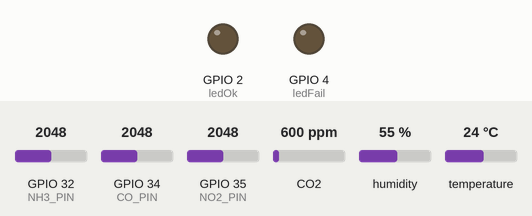
The sketch below on a simulated ESP32. Parts: output pins drawn as LEDs (lit = HIGH). Inputs (shaded band) come from the test bench; at power-on: GPIO 32 (NH3_PIN) = 2048, GPIO 34 (CO_PIN) = 2048, GPIO 35 (NO2_PIN) = 2048, CO2 600 ppm, humidity 55 %, temperature 24 °C. WiFi joins after 1.5 s; servers stay silent unless stated; uploads are accepted with an empty reply; the local clock reads 2024-03-15 10:24:30 at power-on unless the sketch sets it; what the sketch prints to the serial monitor is not drawn.

Above: at 12.6 s.
At 23.8 s:
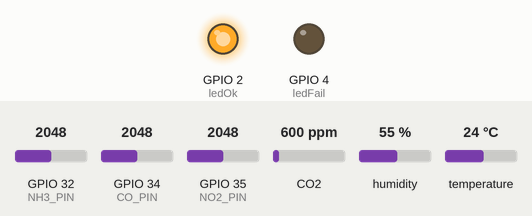
Timing chart, 0 to 41.6 s (numbered marks = the images above):
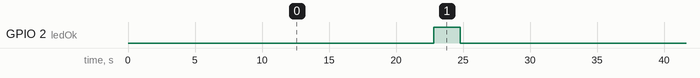

The sketch:

firmware-0.0.1.ino
```cpp
#include <Wire.h>
#include <SparkFun_SCD30_Arduino_Library.h>
#include <HardwareSerial.h>
#include <WiFi.h>
#include <HTTPClient.h>
#include <time.h>

// ===== Configuración WiFi =====
const char* ssid = "";
const char* password = "";

// ===== Configuración servidor =====
const char* serverUrl = "";

// ===== Configuración NTP para tiempo real =====
const char* ntpServers[] = {
  "time.nist.gov",
  "pool.ntp.org",
  "time.google.com",
  "1.pool.ntp.org"
};
const int numNtpServers = 4;
const long gmtOffset_sec = -5 * 3600;  // UTC-5 para Colombia
const int daylightOffset_sec = 0;      // Colombia no usa horario de verano

// ===== Pines LEDs =====
const int ledOk = 2;    // LED verde / OK
const int ledFail = 4;  // LED rojo / FAIL

// ===== PMS7003 =====
HardwareSerial pmsSerial(2);
#define PMS_RX 16
#define PMS_TX 17
uint8_t buf[32];

static inline uint16_t be16(const uint8_t *b, int i) {
  return (uint16_t)b[i] << 8 | b[i + 1];
}

// ===== SCD30 =====
SCD30 airSensor;

// ===== MICS6814 =====
#define CO_PIN 34   // Sensor CO
#define NO2_PIN 35  // Sensor NO2
#define NH3_PIN 32  // Sensor NH3

// ===== Variables de control de tiempo =====
unsigned long lastNtpSync = 0;
const unsigned long ntpSyncInterval = 3600000; // Sincronizar cada hora
unsigned long lastReadingTime = 0;
const unsigned long readingInterval = 10000;  // Lectura cada 10s
int readingCount = 0;

// ===== Arrays para almacenar lecturas (3 lecturas) =====
float readings_pm25[3] = {-1, -1, -1};
float readings_pm10[3] = {-1, -1, -1};
float readings_temperature[3] = {-1, -1, -1};
float readings_humidity[3] = {-1, -1, -1};
float readings_co2[3] = {-1, -1, -1};
float readings_co[3] = {-1, -1, -1};
float readings_no2[3] = {-1, -1, -1};
float readings_nh3[3] = {-1, -1, -1};

void setup() {
  Serial.begin(115200);
  delay(500);

  pinMode(ledOk, OUTPUT);
  pinMode(ledFail, OUTPUT);
  digitalWrite(ledOk, LOW);
  digitalWrite(ledFail, LOW);

  // Pines analógicos MICS6814
  pinMode(CO_PIN, INPUT);
  pinMode(NO2_PIN, INPUT);
  pinMode(NH3_PIN, INPUT);

  // Conexión WiFi
  connectWiFi();

  // Configurar tiempo NTP
  setupTime();

  // PMS7003
  Serial.println("[PMS7003] Iniciando UART2 a 9600...");
  pmsSerial.begin(9600, SERIAL_8N1, PMS_RX, PMS_TX);
  pmsSerial.setTimeout(50);

  // SCD30
  Wire.begin(); // SDA=21, SCL=22
  if (!airSensor.begin()) {
    Serial.println("[SCD30] Sensor no detectado. Verifica conexiones.");
    while (1) {
      digitalWrite(ledFail, HIGH);
      delay(500);
      digitalWrite(ledFail, LOW);
      delay(500);
    }
  }
  Serial.println("[SCD30] Iniciado correctamente.");

  Serial.println("\n[SISTEMA] Iniciando ciclo de lecturas...");
  Serial.println("[SISTEMA] 3 lecturas cada 10s, envío cada 30s");
}

void connectWiFi() {
  WiFi.begin(ssid, password);
  Serial.print("[WiFi] Conectando");

  int attempts = 0;
  while (WiFi.status() != WL_CONNECTED && attempts < 30) {
    delay(1000);
    Serial.print(".");
    attempts++;
  }

  if (WiFi.status() == WL_CONNECTED) {
    Serial.println("\n[WiFi] Conectado exitosamente.");
    Serial.print("[WiFi] IP: ");
    Serial.println(WiFi.localIP());
  } else {
    Serial.println("\n[WiFi] ERROR: No se pudo conectar.");
  }
}

void setupTime() {
  Serial.println("[NTP] Configurando tiempo...");

  bool timeConfigured = false;

  for (int serverIndex = 0; serverIndex < numNtpServers && !timeConfigured; serverIndex++) {
    Serial.printf("[NTP] Intentando servidor: %s\n", ntpServers[serverIndex]);

    configTime(gmtOffset_sec, daylightOffset_sec, ntpServers[serverIndex]);

    struct tm timeinfo;
    int attempts = 0;
    while (!getLocalTime(&timeinfo) && attempts < 15) {
      Serial.print(".");
      delay(1000);
      attempts++;
    }

    if (getLocalTime(&timeinfo)) {
      Serial.println("\n[NTP] Tiempo configurado correctamente.");
      Serial.printf("[NTP] Servidor usado: %s\n", ntpServers[serverIndex]);
      Serial.printf("[NTP] Fecha y hora: %04d-%02d-%02d %02d:%02d:%02d\n",
                    timeinfo.tm_year + 1900, timeinfo.tm_mon + 1, timeinfo.tm_mday,
                    timeinfo.tm_hour, timeinfo.tm_min, timeinfo.tm_sec);
      lastNtpSync = millis();
      timeConfigured = true;
    } else {
      Serial.printf("\n[NTP] Servidor %s falló, probando siguiente...\n", ntpServers[serverIndex]);
    }
  }

  if (!timeConfigured) {
    Serial.println("[NTP] ERROR: No se pudo obtener tiempo de ningún servidor.");
    Serial.println("[NTP] Usando tiempo basado en millis() como fallback.");
  }
}

String getCurrentTimestamp() {
  struct tm timeinfo;

  if (getLocalTime(&timeinfo)) {
    if (millis() - lastNtpSync > ntpSyncInterval) {
      Serial.println("[NTP] Resincronizando tiempo...");
      configTime(gmtOffset_sec, daylightOffset_sec, ntpServers[0]);
      delay(2000);
      lastNtpSync = millis();
    }

    char timestamp[25];
    strftime(timestamp, sizeof(timestamp), "%Y-%m-%dT%H:%M:%S", &timeinfo);
    return String(timestamp);
  } else {
    Serial.println("[NTP] Usando tiempo estimado (sin NTP)");
    unsigned long seconds = millis() / 1000;
    unsigned long minutes = seconds / 60;
    unsigned long hours = minutes / 60;

    char timestamp[25];
    sprintf(timestamp, "2025-08-21T%02lu:%02lu:%02lu",
            hours % 24, minutes % 60, seconds % 60);
    return String(timestamp);
  }
}

// ===== Función para calcular promedio ignorando -1 =====
float calculateAverage(float values[], int size) {
  float sum = 0;
  int validCount = 0;

  for (int i = 0; i < size; i++) {
    if (values[i] != -1) {
      sum += values[i];
      validCount++;
    }
  }

  if (validCount == 0) {
    return -1; // No hay lecturas válidas
  }

  return sum / validCount;
}

// ===== Lectura de PMS7003 =====
void readPMS7003(int index) {
  readings_pm25[index] = -1;
  readings_pm10[index] = -1;

  if (pmsSerial.available() >= 32) {
    while (pmsSerial.available() && pmsSerial.peek() != 0x42) {
      pmsSerial.read();
    }

    if (pmsSerial.available() >= 32) {
      pmsSerial.readBytes(buf, 32);
      if (buf[0] == 0x42 && buf[1] == 0x4D) {
        uint16_t frameLen = be16(buf, 2);
        if (frameLen == 28) {
          uint32_t sum = 0;
          for (int i = 0; i < 30; i++) sum += buf[i];
          uint16_t chk = be16(buf, 30);
          if ((sum & 0xFFFF) == chk) {
            readings_pm25[index] = be16(buf, 12);
            readings_pm10[index] = be16(buf, 14);
            Serial.printf("[PMS7003 #%d] PM2.5: %.0f μg/m³, PM10: %.0f μg/m³\n",
                         index + 1, readings_pm25[index], readings_pm10[index]);
          } else {
            Serial.printf("[PMS7003 #%d] ERROR: Checksum inválido.\n", index + 1);
          }
        }
      }
    }
  } else {
    Serial.printf("[PMS7003 #%d] Sin datos disponibles.\n", index + 1);
  }
}

// ===== Lectura de SCD30 =====
void readSCD30(int index) {
  readings_temperature[index] = -1;
  readings_humidity[index] = -1;
  readings_co2[index] = -1;

  if (airSensor.dataAvailable()) {
    readings_co2[index] = airSensor.getCO2();
    readings_temperature[index] = airSensor.getTemperature();
    readings_humidity[index] = airSensor.getHumidity();
    Serial.printf("[SCD30 #%d] CO2: %.1f ppm, Temp: %.1f°C, Hum: %.1f%%\n",
                 index + 1, readings_co2[index], readings_temperature[index],
                 readings_humidity[index]);
  } else {
    Serial.printf("[SCD30 #%d] Sin datos disponibles.\n", index + 1);
  }
}

// ===== Lectura de MICS6814 =====
void readMICS6814(int index) {
  readings_co[index] = analogRead(CO_PIN);
  readings_no2[index] = analogRead(NO2_PIN);
  readings_nh3[index] = analogRead(NH3_PIN);

  Serial.printf("[MICS6814 #%d] CO: %.0f, NO2: %.0f, NH3: %.0f\n",
               index + 1, readings_co[index], readings_no2[index],
               readings_nh3[index]);
}

// ===== Función para realizar una lectura completa =====
void performReading(int index) {
  Serial.printf("\n=== LECTURA #%d ===\n", index + 1);
  readPMS7003(index);
  readSCD30(index);
  readMICS6814(index);
}

// ===== Envío de datos promediados =====
void sendAveragedData() {
  // Calcular promedios
  float avg_pm25 = calculateAverage(readings_pm25, 3);
  float avg_pm10 = calculateAverage(readings_pm10, 3);
  float avg_temperature = calculateAverage(readings_temperature, 3);
  float avg_humidity = calculateAverage(readings_humidity, 3);
  float avg_co2 = calculateAverage(readings_co2, 3);
  float avg_co = calculateAverage(readings_co, 3);
  float avg_no2 = calculateAverage(readings_no2, 3);
  float avg_nh3 = calculateAverage(readings_nh3, 3);

  Serial.println("\n=== PROMEDIOS CALCULADOS ===");
  Serial.printf("PM2.5: %.1f | PM10: %.1f\n", avg_pm25, avg_pm10);
  Serial.printf("CO2: %.1f | Temp: %.1f | Hum: %.1f\n", avg_co2, avg_temperature, avg_humidity);
  Serial.printf("CO: %.1f | NO2: %.1f | NH3: %.1f\n", avg_co, avg_no2, avg_nh3);

  // Verificar WiFi
  if (WiFi.status() != WL_CONNECTED) {
    Serial.println("[ERROR] WiFi desconectado. Reintentando conexión...");
    connectWiFi();
    if (WiFi.status() != WL_CONNECTED) {
      digitalWrite(ledFail, HIGH);
      delay(2000);
      digitalWrite(ledFail, LOW);
      return;
    }
  }

  // Verificar que tengamos al menos algunos datos válidos
  if (avg_co2 == -1 && avg_pm25 == -1 && avg_pm10 == -1) {
    Serial.println("[ERROR] No hay datos válidos para enviar.");
    digitalWrite(ledFail, HIGH);
    delay(2000);
    digitalWrite(ledFail, LOW);
    return;
  }

  HTTPClient http;
  http.begin(serverUrl);
  http.addHeader("Content-Type", "application/json");

  String timestamp = getCurrentTimestamp();

  String jsonPayload = "{";
  jsonPayload += "\"temperature\":" + String(avg_temperature, 1) + ",";
  jsonPayload += "\"humidity\":" + String(avg_humidity, 1) + ",";
  jsonPayload += "\"co2\":" + String(avg_co2, 1) + ",";
  jsonPayload += "\"pm25\":" + String(avg_pm25, 1) + ",";
  jsonPayload += "\"pm10\":" + String(avg_pm10, 1) + ",";
  jsonPayload += "\"co\":" + String(avg_co, 0) + ",";
  jsonPayload += "\"no2\":" + String(avg_no2, 0) + ",";
  jsonPayload += "\"nh3\":" + String(avg_nh3, 0) + ",";
  jsonPayload += "\"timestamp\":\"" + timestamp + "\",";
  jsonPayload += "\"device\":{\"id\":1}";
  jsonPayload += "}";

  Serial.println("\n[HTTP] Enviando datos promediados...");
  Serial.println("[HTTP] Payload: " + jsonPayload);

  int httpResponseCode = http.POST(jsonPayload);

  Serial.printf("[HTTP] Código de respuesta: %d\n", httpResponseCode);

  if (httpResponseCode == 200) {
    Serial.println("[HTTP] ✓ Datos enviados correctamente.");
    digitalWrite(ledOk, HIGH);
    delay(2000);
    digitalWrite(ledOk, LOW);
  } else if (httpResponseCode > 0) {
    Serial.printf("[HTTP] ERROR: Servidor respondió con código %d\n", httpResponseCode);
    String response = http.getString();
    Serial.println("[HTTP] Respuesta: " + response);
    digitalWrite(ledFail, HIGH);
    delay(2000);
    digitalWrite(ledFail, LOW);
  } else {
    Serial.printf("[HTTP] ERROR: Fallo en conexión HTTP (código: %d)\n", httpResponseCode);
    digitalWrite(ledFail, HIGH);
    delay(2000);
    digitalWrite(ledFail, LOW);
  }

  http.end();
}

void loop() {
  unsigned long currentTime = millis();

  // Realizar lectura cada 10 segundos
  if (currentTime - lastReadingTime >= readingInterval || lastReadingTime == 0) {
    performReading(readingCount);
    readingCount++;
    lastReadingTime = currentTime;

    // Después de 3 lecturas (30 segundos), enviar datos
    if (readingCount >= 3) {
      sendAveragedData();

      // Reiniciar contador y arrays
      readingCount = 0;
      for (int i = 0; i < 3; i++) {
        readings_pm25[i] = -1;
        readings_pm10[i] = -1;
        readings_temperature[i] = -1;
        readings_humidity[i] = -1;
        readings_co2[i] = -1;
        readings_co[i] = -1;
        readings_no2[i] = -1;
        readings_nh3[i] = -1;
      }

      Serial.println("\n==========================================");
      Serial.println("Esperando siguiente ciclo de lecturas...");
      Serial.println("==========================================\n");
    }
  }

  delay(100); // Pequeño delay para no saturar el loop
}
```

Measured:
- by itself, GPIO 2 (ledOk): alternates HIGH for 2.0 s and LOW for 28.1 s
